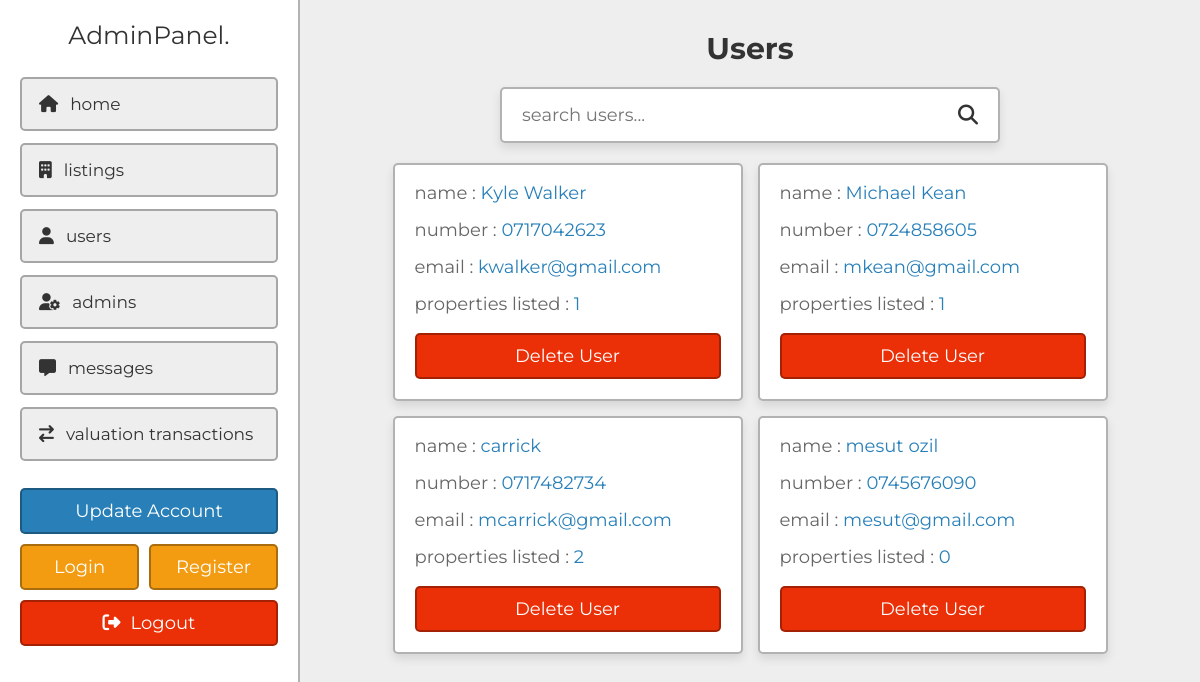
The app's page /admin/users.php (signed in) with its own data.
### tables this page shows
CREATE TABLE `users` (
  `id` varchar(20) NOT NULL,
  `name` varchar(50) NOT NULL,
  `number` varchar(10) NOT NULL,
  `email` varchar(50) NOT NULL,
  `password` varchar(50) NOT NULL
);

### admin/users.php (the view, shortened to what this page needs)
<?php
include '../components/connect.php';
?>
<!DOCTYPE html>
<html lang="en">
<head>
   <link rel="stylesheet" href="https://cdnjs.cloudflare.com/ajax/libs/font-awesome/6.2.0/css/all.min.css">
   <link rel="stylesheet" href="../css/admin_style.css">
</head>
<body>
<?php include '../components/admin_header.php'; ?>
<section class="grid">
   <h1 class="heading">users</h1>
   <form action="" method="POST" class="search-form">
      <input type="text" name="search_box" placeholder="search users..." maxlength="100" required>
      <button type="submit" class="fas fa-search" name="search_btn"></button>
   </form>
   <div class="box-container">
   <?php
      if(isset($_POST['search_box']) OR isset($_POST['search_btn'])){
         $search_box = $_POST['search_box'];
         $search_box = filter_var($search_box, FILTER_SANITIZE_STRING);
         $select_users = $conn->prepare("SELECT * FROM `users` WHERE name LIKE '%{$search_box}%' OR number LIKE '%{$search_box}%' OR email LIKE '%{$search_box}%'");
         $select_users->execute();
      }else{
         $select_users = $conn->prepare("SELECT * FROM `users`");
         $select_users->execute();
      }
      if($select_users->rowCount() > 0){
         while($fetch_users = $select_users->fetch(PDO::FETCH_ASSOC)){
            $count_property = $conn->prepare("SELECT * FROM `property` WHERE user_id = ?");
            $count_property->execute([$fetch_users['id']]);
            $total_properties = $count_property->rowCount();
   ?>
   <div class="box">
      <p>name : <span><?= $fetch_users['name']; ?></span></p>
      <p>number : <a href="tel:<?= $fetch_users['number']; ?>"><?= $fetch_users['number']; ?></a></p>
      <p>email : <a href="mailto:<?= $fetch_users['email']; ?>"><?= $fetch_users['email']; ?></a></p>
      <p>properties listed : <span><?= $total_properties; ?></span></p>
      <form action="" method="POST">
         <input type="submit" value="delete user" onclick="return confirm('delete this user?');" name="delete" class="delete-btn">
      </form>
   </div>
   <?php
      }
   }elseif(isset($_POST['search_box']) OR isset($_POST['search_btn'])){
      echo '<p class="empty">results not found!</p>';
   }else{
      echo '<p class="empty">no users accounts added yet!</p>';
   }
   ?>
   </div>
</section>
</body>
</html>

### components/admin_header.php (shortened to what this page needs)
<header class="header">
   <a href="dashboard.php" class="logo">AdminPanel.</a>
   <nav class="navbar">
      <a href="dashboard.php"><i class="fas fa-home"></i><span>home</span></a>
      <a href="listings.php"><i class="fas fa-building"></i><span>listings</span></a>
      <a href="users.php"><i class="fas fa-user"></i><span>users</span></a>
      <a href="admins.php"><i class="fas fa-user-gear"></i><span>admins</span></a>
      <a href="messages.php"><i class="fas fa-message"></i><span>messages</span></a>
      <a href="transactions.php"><i class="fa fa-exchange"></i><span>valuation transactions</span></a>
   </nav>
   <a href="update.php" class="btn">update account</a>
   <div class="flex-btn">
      <a href="login.php" class="option-btn">login</a>
      <a href="register.php" class="option-btn">register</a>
   </div>
   <a href="../components/admin_logout.php" onclick="return confirm('logout from this website?');" class="delete-btn"><i class="fas fa-right-from-bracket"></i><span>logout</span></a>
</header>

### css/admin_style.css (style rules this page uses)
:root { --main-color: #2980b9; --orange: #f39c12; --red: #eb2f06; --light-color: #666; --light-bg: #eee; --white: #fff; --black: #333; --box-shadow: 0 0.5rem 1rem rgba(0, 0, 0, 0.1); --border: 0.2rem solid rgba(0, 0, 0, 0.3); }
* { font-family: "Montserrat", sans-serif; margin: 0; padding: 0; box-sizing: border-box; outline: none; border: none; text-decoration: none; }
html { font-size: 62.5%; overflow-x: hidden; scroll-behavior: smooth; scroll-padding-top: 5rem; }
body { background-color: var(--light-bg); padding-left: 30rem; }
section { padding: 3rem 2rem; max-width: 1200px; margin: 0 auto; }
.heading { margin-bottom: 2rem; text-align: center; text-transform: capitalize; color: var(--black); font-size: 3rem; }
.flex-btn { display: flex; column-gap: 1rem; justify-content: space-between; align-items: flex-end; }
.inline-btn, .inline-option-btn, .inline-delete-btn, .btn, .delete-btn, .option-btn { cursor: pointer; padding: 1rem 2.5rem; font-size: 1.8rem; color: var(--white); text-align: center; text-transform: capitalize; margin-top: 1rem; border-radius: 0.5rem; border: var(--border); }
.btn, .delete-btn, .option-btn { display: block; width: 100%; }
.btn { background-color: var(--main-color); }
.option-btn { background-color: var(--orange); }
.delete-btn { background-color: var(--red); }
.header { position: fixed; top: 0; left: 0; bottom: 0; background-color: var(--white); border-right: var(--border); background-color: var(--white); width: 30rem; padding: 2rem; z-index: 1100; }
.header .logo { display: block; text-align: center; font-size: 2.5rem; color: var(--black); padding-bottom: 1rem; }
.header .navbar { padding: 0.5rem 0; }
.header .navbar a { display: block; border-radius: 0.5rem; margin: 1.2rem 0; font-size: 1.7rem; color: var(--black); padding: 1.5rem 1.7rem; background-color: var(--light-bg); border: var(--border); }
.header .navbar a i { margin-right: 1.2rem; }
.header .delete-btn i { margin-right: 1rem; }
.grid .box-container { display: grid; grid-template-columns: repeat(auto-fit, 35rem); align-items: flex-start; justify-content: center; gap: 1.5rem; }
.grid .box-container .box { border-radius: 0.5rem; padding: 2rem; padding-top: 1rem; background-color: var(--white); box-shadow: var(--box-shadow); border: var(--border); overflow-x: hidden; }
.grid .box-container .box p { line-height: 1.5; padding: 0.5rem 0; font-size: 1.8rem; color: var(--light-color); white-space: pre-line; text-overflow: ellipsis; overflow-x: hidden; }
.grid .box-container .box p a, .grid .box-container .box p span { color: var(--main-color); }
.search-form { max-width: 50rem; margin: 0 auto; border-radius: 0.5rem; background-color: var(--white); box-shadow: var(--box-shadow); border: var(--border); padding: 1.5rem 2rem; display: flex; gap: 2rem; margin-bottom: 2rem; }
.search-form input { width: 100%; font-size: 1.8rem; color: var(--black); }
.search-form button { background: none; cursor: pointer; color: var(--black); font-size: 2rem; }

### records on screen
users: name "Kyle Walker", number "0717042623", email "kwalker@gmail.com", total_properties "1"
users: name "Michael Kean", number "0724858605", email "mkean@gmail.com", total_properties "1"
users: name "carrick", number "0717482734", email "mcarrick@gmail.com", total_properties "2"
users: name "mesut ozil", number "0745676090", email "mesut@gmail.com", total_properties "0"
